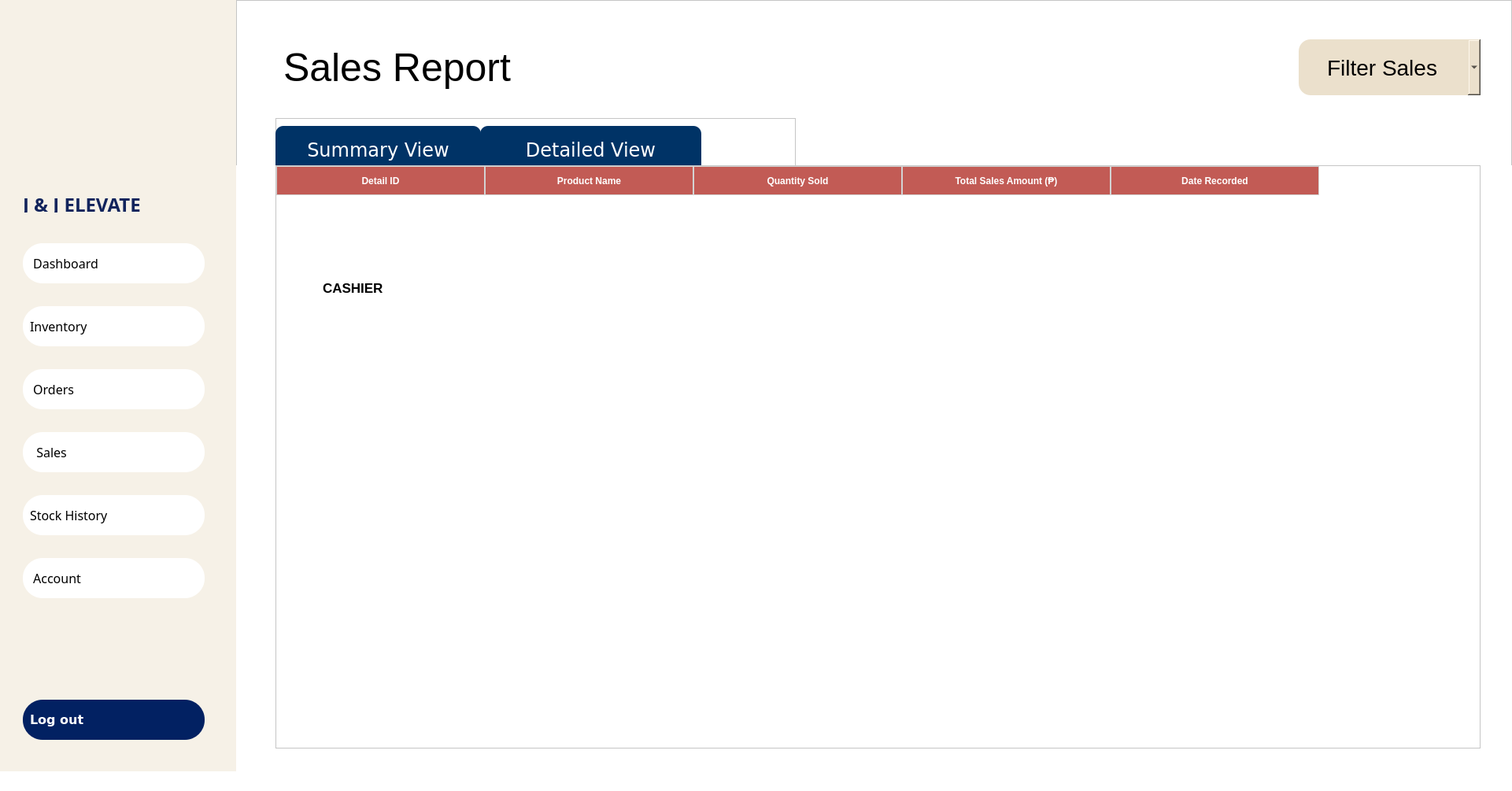
<?xml version="1.0" encoding="UTF-8"?>
<ui version="4.0">
 <class>CASHIER_SALES</class>
 <widget class="QMainWindow" name="CASHIER_SALES">
  <property name="geometry">
   <rect>
    <x>0</x>
    <y>0</y>
    <width>1921</width>
    <height>1005</height>
   </rect>
  </property>
  <property name="windowTitle">
   <string>Inventory and Sales Management System</string>
  </property>
  <property name="styleSheet">
   <string notr="true">background: white;</string>
  </property>
  <widget class="QWidget" name="Owner_centralwidget">
   <property name="font">
    <font>
     <pointsize>14</pointsize>
    </font>
   </property>
   <widget class="QFrame" name="LeftMenuBar">
    <property name="geometry">
     <rect>
      <x>-1</x>
      <y>-1</y>
      <width>301</width>
      <height>981</height>
     </rect>
    </property>
    <property name="font">
     <font>
      <pointsize>14</pointsize>
     </font>
    </property>
    <property name="styleSheet">
     <string notr="true">background-color: rgba(235, 224, 204, 0.47); /* #ebe0cc with 47% opacity */</string>
    </property>
    <property name="frameShape">
     <enum>QFrame::NoFrame</enum>
    </property>
    <property name="frameShadow">
     <enum>QFrame::Raised</enum>
    </property>
    <widget class="QLabel" name="JJelevate_text">
     <property name="geometry">
      <rect>
       <x>30</x>
       <y>250</y>
       <width>251</width>
       <height>21</height>
      </rect>
     </property>
     <property name="font">
      <font>
       <family>Montserrat ExtraBold</family>
       <pointsize>18</pointsize>
       <weight>75</weight>
       <bold>true</bold>
      </font>
     </property>
     <property name="styleSheet">
      <string notr="true">color: #12245c; 
background: transparent;
</string>
     </property>
     <property name="text">
      <string>J &amp; J ELEVATE</string>
     </property>
     <property name="scaledContents">
      <bool>true</bool>
     </property>
    </widget>
    <widget class="QLabel" name="Logo">
     <property name="geometry">
      <rect>
       <x>30</x>
       <y>50</y>
       <width>241</width>
       <height>171</height>
      </rect>
     </property>
     <property name="styleSheet">
      <string notr="true">background: transparent;</string>
     </property>
     <property name="text">
      <string/>
     </property>
     <property name="pixmap">
      <pixmap>:/JJimages/JJLOGO.png</pixmap>
     </property>
     <property name="scaledContents">
      <bool>true</bool>
     </property>
     <property name="alignment">
      <set>Qt::AlignCenter</set>
     </property>
    </widget>
    <widget class="QPushButton" name="pushButton_Dashboard_CASHIER">
     <property name="geometry">
      <rect>
       <x>30</x>
       <y>310</y>
       <width>231</width>
       <height>51</height>
      </rect>
     </property>
     <property name="font">
      <font>
       <family>Montserrat Medium</family>
       <pointsize>12</pointsize>
       <weight>50</weight>
       <italic>false</italic>
       <bold>false</bold>
      </font>
     </property>
     <property name="styleSheet">
      <string notr="true">QPushButton {
    background-color: white;
    color: black;
    border-radius: 25px;
    padding: 9px;
text-align: left;
}
QPushButton:hover {
    background-color:#c25b55;
color:black;
font-weight: 700;
}
QPushButton#activeButton {
    background-color:#c25b55;
color:black;
font-weight: 700;
}
</string>
     </property>
     <property name="text">
      <string> Dashboard   </string>
     </property>
     <property name="icon">
      <iconset>
       <normaloff>:/JJimages/dashboard_icon.svg</normaloff>:/JJimages/dashboard_icon.svg</iconset>
     </property>
     <property name="iconSize">
      <size>
       <width>40</width>
       <height>40</height>
      </size>
     </property>
    </widget>
    <widget class="QPushButton" name="pushButton_Inventory_CASHIER">
     <property name="geometry">
      <rect>
       <x>30</x>
       <y>390</y>
       <width>231</width>
       <height>51</height>
      </rect>
     </property>
     <property name="font">
      <font>
       <family>Montserrat Medium</family>
       <pointsize>12</pointsize>
      </font>
     </property>
     <property name="styleSheet">
      <string notr="true">QPushButton {
    background-color: white;
    color: black;
    border-radius: 25px;
    padding: 9px;
text-align: left;
}
QPushButton:hover {
    background-color:#c25b55;
color:black;
font-weight: 700;
}
QPushButton#activeButton {
    background-color:#c25b55;
color:black;
font-weight: 700;
}
</string>
     </property>
     <property name="text">
      <string>Inventory</string>
     </property>
     <property name="icon">
      <iconset>
       <normaloff>:/JJimages/inventory_icon.svg</normaloff>:/JJimages/inventory_icon.svg</iconset>
     </property>
     <property name="iconSize">
      <size>
       <width>50</width>
       <height>45</height>
      </size>
     </property>
    </widget>
    <widget class="QPushButton" name="pushButton_Orders_CASHIER">
     <property name="geometry">
      <rect>
       <x>30</x>
       <y>470</y>
       <width>231</width>
       <height>51</height>
      </rect>
     </property>
     <property name="font">
      <font>
       <family>Montserrat Medium</family>
       <pointsize>12</pointsize>
      </font>
     </property>
     <property name="styleSheet">
      <string notr="true">QPushButton {
    background-color: white;
    color: black;
    border-radius: 25px;
    padding: 9px;
text-align: left;
}
QPushButton:hover {
    background-color:#c25b55;
color:black;
font-weight: 700;
}
QPushButton#activeButton {
    background-color:#c25b55;
color:black;
font-weight: 700;
}
</string>
     </property>
     <property name="text">
      <string> Orders</string>
     </property>
     <property name="icon">
      <iconset>
       <normaloff>:/JJimages/orders_icon.svg</normaloff>:/JJimages/orders_icon.svg</iconset>
     </property>
     <property name="iconSize">
      <size>
       <width>46</width>
       <height>42</height>
      </size>
     </property>
    </widget>
    <widget class="QPushButton" name="pushButton_Sales_CASHIER">
     <property name="geometry">
      <rect>
       <x>30</x>
       <y>550</y>
       <width>231</width>
       <height>51</height>
      </rect>
     </property>
     <property name="font">
      <font>
       <family>Montserrat Medium</family>
       <pointsize>12</pointsize>
      </font>
     </property>
     <property name="styleSheet">
      <string notr="true">QPushButton {
    background-color: white;
    color: black;
    border-radius: 25px;
    padding: 9px;
text-align: left;
}
QPushButton:hover {
    background-color:#c25b55;
color:black;
font-weight: 700;
}
QPushButton#activeButton {
    background-color:#c25b55;
color:black;
font-weight: 700;
}
</string>
     </property>
     <property name="text">
      <string>  Sales</string>
     </property>
     <property name="icon">
      <iconset>
       <normaloff>:/JJimages/sales_icon.svg</normaloff>:/JJimages/sales_icon.svg</iconset>
     </property>
     <property name="iconSize">
      <size>
       <width>35</width>
       <height>35</height>
      </size>
     </property>
    </widget>
    <widget class="QPushButton" name="pushButton_Account_CASHIER">
     <property name="geometry">
      <rect>
       <x>30</x>
       <y>710</y>
       <width>231</width>
       <height>51</height>
      </rect>
     </property>
     <property name="font">
      <font>
       <family>Montserrat Medium</family>
       <pointsize>12</pointsize>
      </font>
     </property>
     <property name="styleSheet">
      <string notr="true">QPushButton {
    background-color: white;
    color: black;
    border-radius: 25px;
    padding: 9px;
text-align: left;
}
QPushButton:hover {
    background-color:#c25b55;
color:black;
font-weight: 700;
}
QPushButton#activeButton {
    background-color:#c25b55;
color:black;
font-weight: 700;
}
</string>
     </property>
     <property name="text">
      <string> Account     </string>
     </property>
     <property name="icon">
      <iconset>
       <normaloff>:/JJimages/account_icon.svg</normaloff>:/JJimages/account_icon.svg</iconset>
     </property>
     <property name="iconSize">
      <size>
       <width>48</width>
       <height>48</height>
      </size>
     </property>
    </widget>
    <widget class="QPushButton" name="pushButton_LogOut_CASHIER">
     <property name="geometry">
      <rect>
       <x>30</x>
       <y>890</y>
       <width>231</width>
       <height>51</height>
      </rect>
     </property>
     <property name="font">
      <font>
       <family>Verdana</family>
       <pointsize>12</pointsize>
       <weight>87</weight>
       <bold>true</bold>
      </font>
     </property>
     <property name="styleSheet">
      <string notr="true">QPushButton {
    background-color:#022162;
color:white;
font-weight: 700;
    border-radius: 25px;
    padding: 9px;
font-size: 14;
text-align: left;
}</string>
     </property>
     <property name="text">
      <string>Log out</string>
     </property>
     <property name="icon">
      <iconset>
       <normaloff>:/JJimages/WHITElogout_icon.svg</normaloff>:/JJimages/WHITElogout_icon.svg</iconset>
     </property>
     <property name="iconSize">
      <size>
       <width>38</width>
       <height>38</height>
      </size>
     </property>
    </widget>
    <widget class="QPushButton" name="pushButton_Stock_History_CASHIER">
     <property name="geometry">
      <rect>
       <x>30</x>
       <y>630</y>
       <width>231</width>
       <height>51</height>
      </rect>
     </property>
     <property name="font">
      <font>
       <family>Montserrat Medium</family>
       <pointsize>12</pointsize>
      </font>
     </property>
     <property name="styleSheet">
      <string notr="true">QPushButton {
    background-color: white;
    color: black;
    border-radius: 25px;
    padding: 9px;
text-align: left;
}
QPushButton:hover {
    background-color:#c25b55;
color:black;
font-weight: 700;
}
QPushButton#activeButton {
    background-color:#c25b55;
color:black;
font-weight: 700;
}
</string>
     </property>
     <property name="text">
      <string>Stock History</string>
     </property>
     <property name="icon">
      <iconset>
       <normaloff>:/JJimages/inventory_icon.svg</normaloff>:/JJimages/inventory_icon.svg</iconset>
     </property>
     <property name="iconSize">
      <size>
       <width>50</width>
       <height>45</height>
      </size>
     </property>
    </widget>
   </widget>
   <widget class="QWidget" name="sales_inview" native="true">
    <property name="geometry">
     <rect>
      <x>300</x>
      <y>0</y>
      <width>1931</width>
      <height>1005</height>
     </rect>
    </property>
    <widget class="QFrame" name="frame_45">
     <property name="geometry">
      <rect>
       <x>0</x>
       <y>0</y>
       <width>1621</width>
       <height>211</height>
      </rect>
     </property>
     <property name="frameShape">
      <enum>QFrame::StyledPanel</enum>
     </property>
     <property name="frameShadow">
      <enum>QFrame::Raised</enum>
     </property>
     <widget class="QComboBox" name="comboBox_filterSales">
      <property name="geometry">
       <rect>
        <x>1350</x>
        <y>50</y>
        <width>231</width>
        <height>71</height>
       </rect>
      </property>
      <property name="font">
       <font>
        <pointsize>-1</pointsize>
       </font>
      </property>
      <property name="styleSheet">
       <string notr="true">    background-color: #ebe0cc;
    border-radius: 15px;
font-size:28px;
text-align: center;</string>
      </property>
      <property name="currentText">
       <string>    Filter Sales</string>
      </property>
      <item>
       <property name="text">
        <string>    Filter Sales</string>
       </property>
      </item>
      <item>
       <property name="text">
        <string>Daily</string>
       </property>
      </item>
      <item>
       <property name="text">
        <string>Weekly</string>
       </property>
      </item>
      <item>
       <property name="text">
        <string>Monthly</string>
       </property>
      </item>
     </widget>
     <widget class="QFrame" name="frame_29">
      <property name="geometry">
       <rect>
        <x>50</x>
        <y>150</y>
        <width>661</width>
        <height>61</height>
       </rect>
      </property>
      <property name="frameShape">
       <enum>QFrame::StyledPanel</enum>
      </property>
      <property name="frameShadow">
       <enum>QFrame::Raised</enum>
      </property>
      <widget class="QPushButton" name="pushButton_summaryView">
       <property name="geometry">
        <rect>
         <x>0</x>
         <y>10</y>
         <width>261</width>
         <height>61</height>
        </rect>
       </property>
       <property name="font">
        <font>
         <family>Verdana</family>
         <pointsize>-1</pointsize>
        </font>
       </property>
       <property name="styleSheet">
        <string notr="true">QPushButton {
    background-color: #003366; /* Blue color */
    border-radius: 10px;
    font-size: 24px;
    color: #ffffff; /* Corrected from font-color */
    padding: 9px;
    font-family: &quot;Verdana&quot;, sans-serif;
    text-align: center;
}

/* Hover Effect on Inactive Buttons */
QPushButton:hover {
    background-color: #8d2721;
    color: #ffffff; /* Ensure text color remains white */
}

/* Active Button (Current Page) */
QPushButton#activeButton {
    background-color:#8d2721;
    color: #ffffff; /* Ensure text color remains white */
}</string>
       </property>
       <property name="text">
        <string>Summary View</string>
       </property>
      </widget>
      <widget class="QPushButton" name="pushButton_salesDetail">
       <property name="geometry">
        <rect>
         <x>260</x>
         <y>10</y>
         <width>281</width>
         <height>61</height>
        </rect>
       </property>
       <property name="font">
        <font>
         <family>Verdana</family>
         <pointsize>-1</pointsize>
        </font>
       </property>
       <property name="styleSheet">
        <string notr="true">QPushButton {
    background-color: #003366; /* Blue color */
    border-radius: 10px;
    font-size: 24px;
    color: #ffffff; /* Corrected from font-color */
    padding: 9px;
    font-family: &quot;Verdana&quot;, sans-serif;
    text-align: center;
}

/* Hover Effect on Inactive Buttons */
QPushButton:hover {
    background-color: #8d2721;
    color: #ffffff; /* Ensure text color remains white */
}

/* Active Button (Current Page) */
QPushButton#activeButton {
    background-color: #8d2721;
    color: #ffffff; /* Ensure text color remains white */
}</string>
       </property>
       <property name="text">
        <string>Detailed View</string>
       </property>
      </widget>
     </widget>
     <widget class="QLabel" name="salesReportText">
      <property name="geometry">
       <rect>
        <x>60</x>
        <y>50</y>
        <width>501</width>
        <height>71</height>
       </rect>
      </property>
      <property name="styleSheet">
       <string notr="true">font-size:50px;
background: transparent;</string>
      </property>
      <property name="text">
       <string>Sales Report</string>
      </property>
     </widget>
    </widget>
    <widget class="QStackedWidget" name="stackedWidget">
     <property name="geometry">
      <rect>
       <x>0</x>
       <y>210</y>
       <width>1621</width>
       <height>771</height>
      </rect>
     </property>
     <property name="currentIndex">
      <number>1</number>
     </property>
     <widget class="QWidget" name="page">
      <widget class="QTableWidget" name="tableWidget_salesSummary">
       <property name="geometry">
        <rect>
         <x>50</x>
         <y>0</y>
         <width>1531</width>
         <height>741</height>
        </rect>
       </property>
       <property name="styleSheet">
        <string notr="true"> 
QTableWidget {
    background-color: white;
    gridline-color: lightgray;
    selection-background-color: #ebe0cc;
    selection-color: white;               /* selected row text */
}

QTableWidget::item:hover {
    background-color: #b33c35;  /* slightly lighter hover effect */
    color: white;
}

QHeaderView::section {
    background-color: #c25b55; /* deep maroon header */
    color: white;
    font-weight: bold;
    padding: 4px;
    border: 1px solid lightgray;
}

QTableWidget::item {
    padding-left: 12px;
    padding-right: 12px;
}</string>
       </property>
       <attribute name="horizontalHeaderDefaultSectionSize">
        <number>265</number>
       </attribute>
       <column>
        <property name="text">
         <string>Report ID</string>
        </property>
        <property name="font">
         <font>
          <pointsize>14</pointsize>
         </font>
        </property>
       </column>
       <column>
        <property name="text">
         <string>Shop Branch</string>
        </property>
        <property name="font">
         <font>
          <pointsize>14</pointsize>
         </font>
        </property>
       </column>
       <column>
        <property name="text">
         <string>Report Type</string>
        </property>
        <property name="font">
         <font>
          <pointsize>14</pointsize>
         </font>
        </property>
       </column>
       <column>
        <property name="text">
         <string>Total Quantity Sold</string>
        </property>
        <property name="font">
         <font>
          <pointsize>14</pointsize>
         </font>
        </property>
       </column>
       <column>
        <property name="text">
         <string>Total Revenue (₱)</string>
        </property>
        <property name="font">
         <font>
          <pointsize>14</pointsize>
         </font>
        </property>
       </column>
       <column>
        <property name="text">
         <string>Date Generated</string>
        </property>
        <property name="font">
         <font>
          <pointsize>14</pointsize>
         </font>
        </property>
       </column>
      </widget>
     </widget>
     <widget class="QWidget" name="page_2">
      <widget class="QTableWidget" name="tableWidget_salesDetails">
       <property name="geometry">
        <rect>
         <x>50</x>
         <y>0</y>
         <width>1531</width>
         <height>741</height>
        </rect>
       </property>
       <property name="styleSheet">
        <string notr="true">
QTableWidget {
    background-color: white;
    gridline-color: lightgray;
    selection-background-color: #ebe0cc;
    selection-color: white;               /* selected row text */
}

QTableWidget::item:hover {
    background-color: #b33c35;  /* slightly lighter hover effect */
    color: white;
}

QHeaderView::section {
    background-color: #c25b55; /* deep maroon header */
    color: white;
    font-weight: bold;
    padding: 4px;
    border: 1px solid lightgray;
}

QTableWidget::item {
    padding-left: 12px;
    padding-right: 12px;
}

</string>
       </property>
       <attribute name="horizontalHeaderDefaultSectionSize">
        <number>265</number>
       </attribute>
       <column>
        <property name="text">
         <string>Detail ID</string>
        </property>
        <property name="font">
         <font>
          <family>MS Shell Dlg 2</family>
          <pointsize>14</pointsize>
         </font>
        </property>
       </column>
       <column>
        <property name="text">
         <string>Product Name</string>
        </property>
        <property name="font">
         <font>
          <family>MS Shell Dlg 2</family>
          <pointsize>14</pointsize>
         </font>
        </property>
       </column>
       <column>
        <property name="text">
         <string>Quantity Sold</string>
        </property>
        <property name="font">
         <font>
          <family>MS Shell Dlg 2</family>
          <pointsize>14</pointsize>
         </font>
        </property>
       </column>
       <column>
        <property name="text">
         <string>Total Sales Amount (₱)</string>
        </property>
        <property name="font">
         <font>
          <family>MS Shell Dlg 2</family>
          <pointsize>14</pointsize>
         </font>
        </property>
       </column>
       <column>
        <property name="text">
         <string>Date Recorded</string>
        </property>
        <property name="font">
         <font>
          <family>MS Shell Dlg 2</family>
          <pointsize>14</pointsize>
         </font>
        </property>
       </column>
      </widget>
      <widget class="QLabel" name="label">
       <property name="geometry">
        <rect>
         <x>110</x>
         <y>140</y>
         <width>111</width>
         <height>31</height>
        </rect>
       </property>
       <property name="font">
        <font>
         <pointsize>13</pointsize>
         <weight>75</weight>
         <bold>true</bold>
        </font>
       </property>
       <property name="text">
        <string>CASHIER</string>
       </property>
      </widget>
     </widget>
    </widget>
   </widget>
  </widget>
  <widget class="QStatusBar" name="statusbar"/>
 </widget>
 <resources>
  <include location="../resources/jj_resources.qrc"/>
  <include location="../resources/jj_resources.qrc"/>
 </resources>
 <connections/>
</ui>
